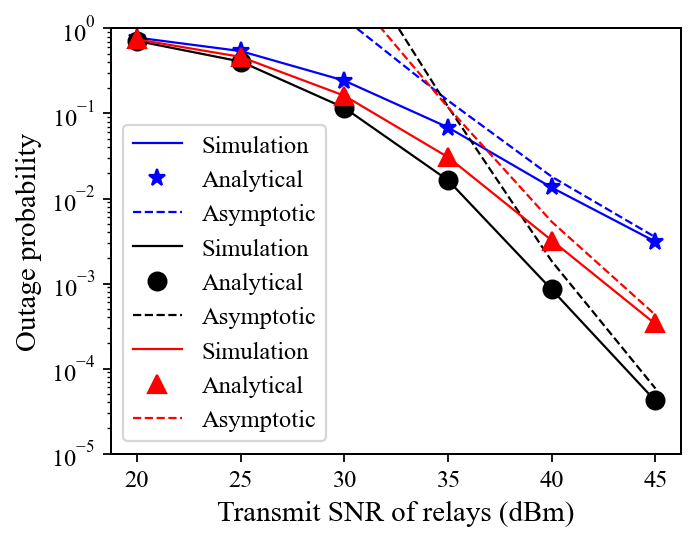
#> input picture results/fig_analytical_1_relay_power.png, 697 x 542 px
$ python build_paper_results_grid.py
#> lines starting #> are read from the running program, lines starting #| are printed output that depends on the picture
#!/usr/bin/env python3
from __future__ import annotations

from pathlib import Path

from PIL import Image, ImageDraw, ImageFont


ROOT = Path(__file__).resolve().parents[1]
RESULTS = ROOT / "results"
OUT = RESULTS / "paper_results_grid.png"

FIGURES = [
    ("fig_analytical_1_relay_power.png", "Outage vs relay power"),
    ("fig_analytical_2_bs_power.png", "Outage vs BS power"),
    ("fig_soft_bcd.png", "Soft-BCD convergence"),
    ("fig_relay_power_strategy.png", "Strategies vs relay power"),
    ("fig_bs_power_strategy.png", "Strategies vs BS power"),
    ("fig_c1_cache_size.png", "Strategies vs relay cache size"),
    ("fig_c2_cache_size.png", "Strategies vs BS cache size"),
    ("fig_eta_skewness.png", "Strategies vs MZipf skewness"),
    ("fig_tau_plateau.png", "Strategies vs MZipf plateau"),
]


def _font(size: int) -> ImageFont.ImageFont:
    for path in (
        "/System/Library/Fonts/Supplemental/Times New Roman.ttf",
        "/System/Library/Fonts/Supplemental/Arial.ttf",
    ):
        if Path(path).exists():
            return ImageFont.truetype(path, size)
    return ImageFont.load_default()


def main() -> None:
    cols, rows = 3, 3
    cell_w, cell_h = 760, 560
    title_h = 64
    margin = 28
    page_w = cols * cell_w + (cols + 1) * margin
    page_h = rows * (cell_h + title_h) + (rows + 1) * margin
    canvas = Image.new("RGB", (page_w, page_h), "white")
#> canvas: PIL image 2392x1984 RGB; every value is 255
    draw = ImageDraw.Draw(canvas)
    title_font = _font(28)

    for idx, (filename, title) in enumerate(FIGURES):
        r, c = divmod(idx, cols)
        x0 = margin + c * (cell_w + margin)
        y0 = margin + r * (cell_h + title_h + margin)
        image = Image.open(RESULTS / filename).convert("RGB")
        image.thumbnail((cell_w, cell_h), Image.Resampling.LANCZOS)
        box = draw.textbbox((0, 0), title, font=title_font)
#> box = (0, 2, 101, 12)
        draw.text(
            (x0 + (cell_w - (box[2] - box[0])) // 2, y0),
            title,
            fill="black",
            font=title_font,
        )
        image_x = x0 + (cell_w - image.width) // 2
#> image_x = 59
        image_y = y0 + title_h + (cell_h - image.height) // 2
#> image_y = 101
        canvas.paste(image, (image_x, image_y))
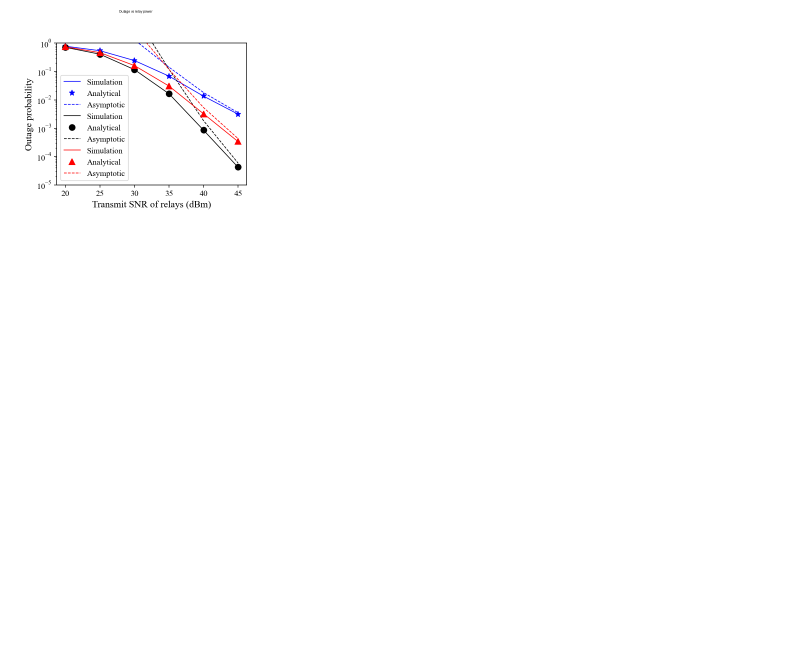
#> canvas: PIL image 2392x1984 RGB (shown at 1/3 size); mean R, G, B 253.9, 253.7, 253.9
#> pass 2 of the loop in main, `for idx, (filename, title) in enumerate(FIGURES):`:
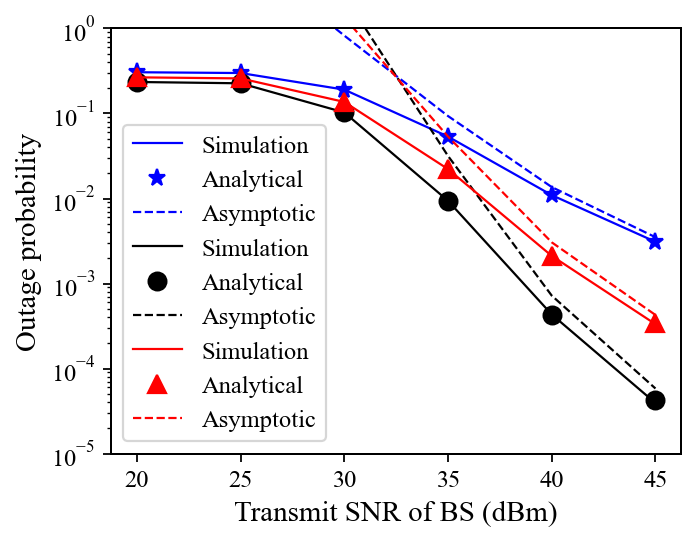
#> input picture results/fig_analytical_2_bs_power.png, 697 x 542 px
#> box = (0, 2, 90, 12)
#> in main, `canvas.paste(image, (image_x, image_y))`:
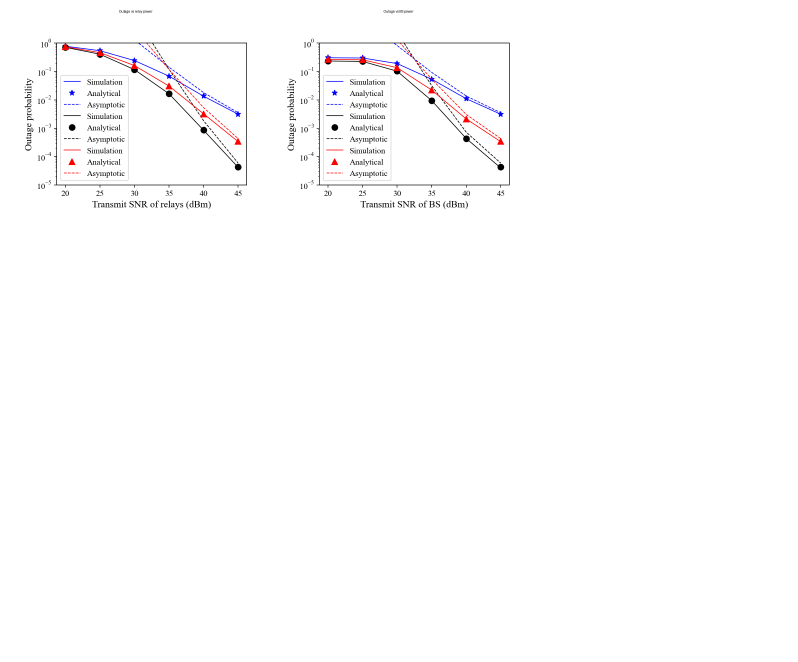
#> canvas: PIL image 2392x1984 RGB (shown at 1/3 size); mean R, G, B 252.9, 252.5, 252.8
#> pass 3 of the loop in main, `for idx, (filename, title) in enumerate(FIGURES):`:
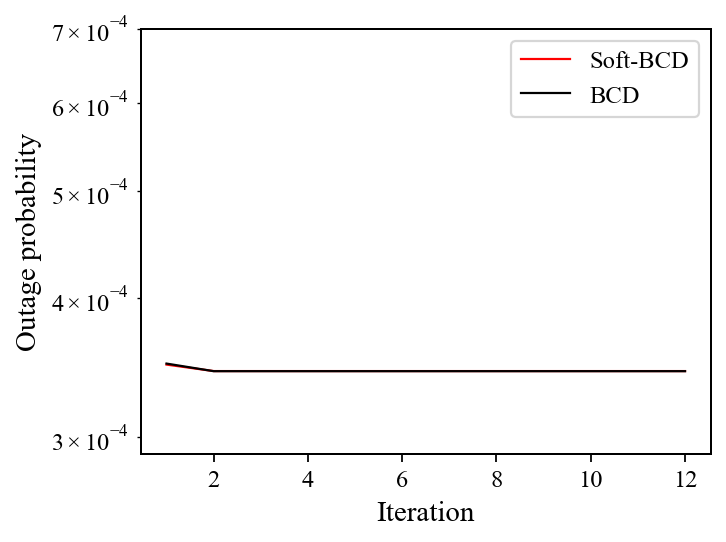
#> input picture results/fig_soft_bcd.png, 726 x 542 px
#> image: PIL image 726x542 RGB
#> box = (0, 1, 104, 12)
#> in main, `canvas.paste(image, (image_x, image_y))`:
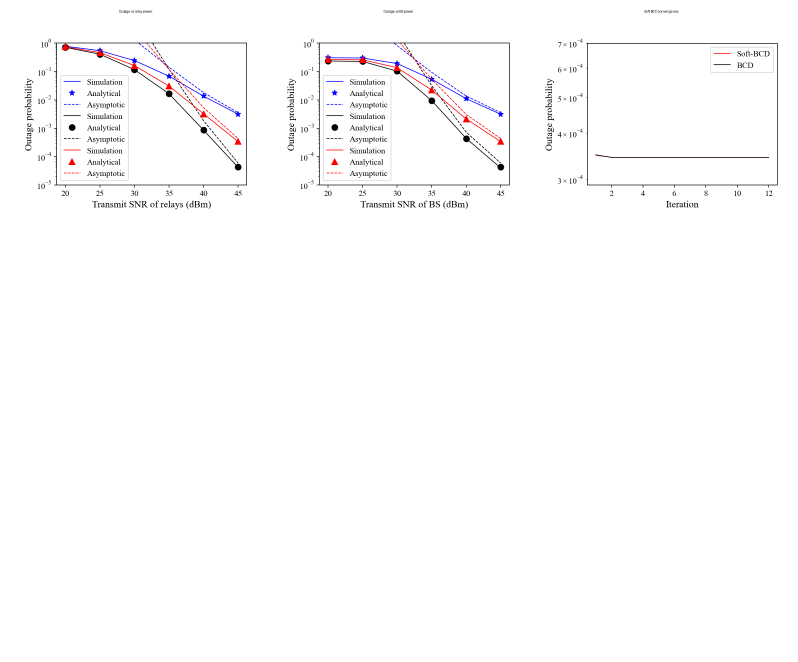
#> canvas: PIL image 2392x1984 RGB (shown at 1/3 size); mean R, G, B 252.4, 252, 252.3
#> the loop made 6 passes; the first 3 are shown

    OUT.parent.mkdir(parents=True, exist_ok=True)
    canvas.save(OUT)
    print(OUT)


if __name__ == "__main__":
#> (the run stopped early here; a loop or call above may not have finished)
